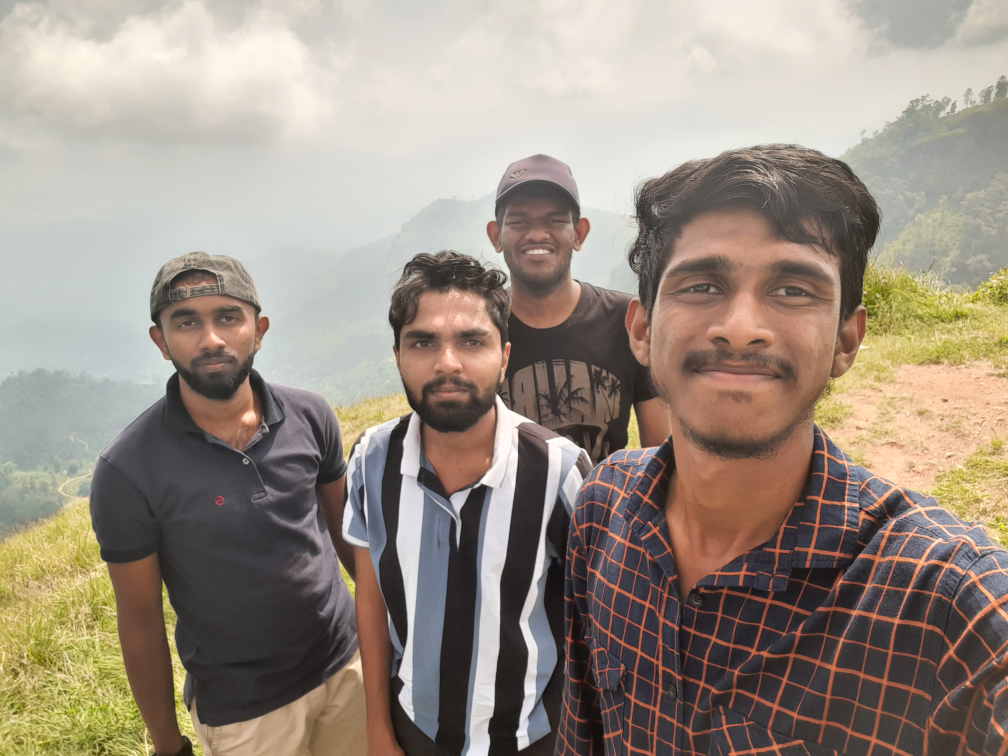
#> input picture Testings/faceImageDetect/2.jpg, 4032 x 3024 px, given in place of video1.mp4, which was not available (shown at 1/4 size)
$ python movingObjectTracking.py
#> lines starting #> are read from the running program, lines starting #| are printed output that depends on the picture
import cv2 as cv

cap = cv.VideoCapture("video1.mp4")

# Object detect from stable camera
object_detector = cv.createBackgroundSubtractorMOG2()


while True :
    ret, frame = cap.read()
#> frame is the input picture: shape (3024, 4032, 3); mean B, G, R 130.9, 143.1, 155.1
    h, w, _ = frame.shape
#> h = 3024; w = 4032
    # print(h,w)

    # Extract region
    roi = frame[ 340:720, 160:960]
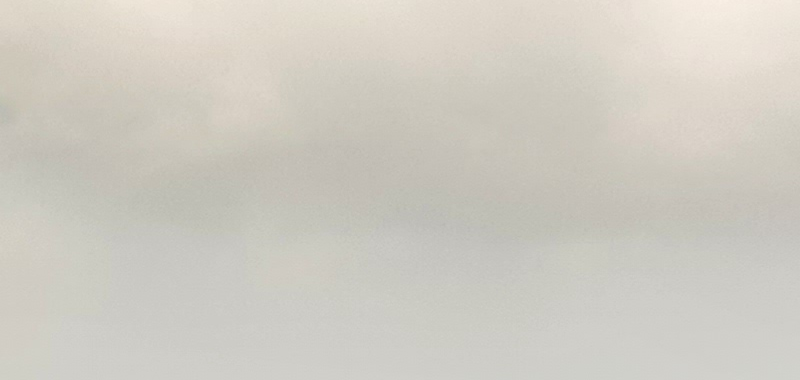
#> roi: shape (380, 800, 3); mean B, G, R 194.5, 203.4, 206.8

    # object detect
    mask = object_detector.apply(roi)
#> mask: shape (380, 800); every value is 127
    _, mask = cv.threshold( mask, 254, 255, cv.THRESH_BINARY)
#> mask: shape (380, 800); every value is 0
    contours, _ = cv.findContours( mask, cv.RETR_TREE, cv.CHAIN_APPROX_SIMPLE)
#> contours = []

    for cnt in contours:
        # calculate area
        area = cv.contourArea(cnt)
        if area > 500:
            # cv.drawContours( roi, [cnt], -1, (0, 255, 0), 2)
            x, y, w, h = cv.boundingRect(cnt)
            cv.rectangle( roi, (x,y), (x+w, y+h), (0, 255,0), 3)
#> this loop made 0 passes


    cv.imshow( "frame", frame)
    # cv.imshow( "mask", mask)

    key = cv.waitKey(5)
#> (key Esc is pressed here)
    if key == 27:
        break


cap.release()
cv.destroyAllWindows()

$ run again, on Testings/faceImageDetect/avi.jpg
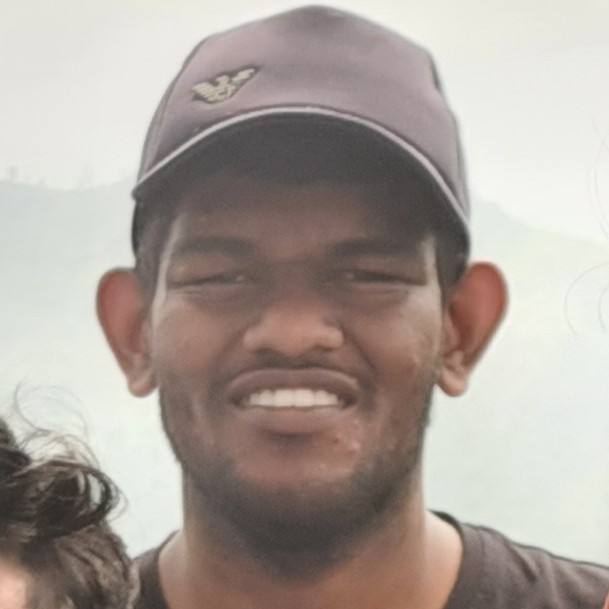
#> input picture Testings/faceImageDetect/avi.jpg, 609 x 609 px, given in place of video1.mp4, which was not available
#> frame is the input picture: shape (609, 609, 3); mean B, G, R 154.5, 161.5, 171.5
#> `roi = frame[ 340:720, 160:960]`:
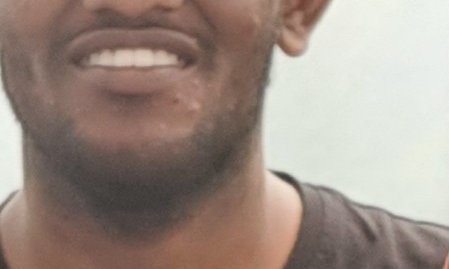
#> roi: shape (269, 449, 3); mean B, G, R 133.5, 143, 158.4
#> contours = []

$ run again, on Testings/faceImageDetect/avi2.jpg
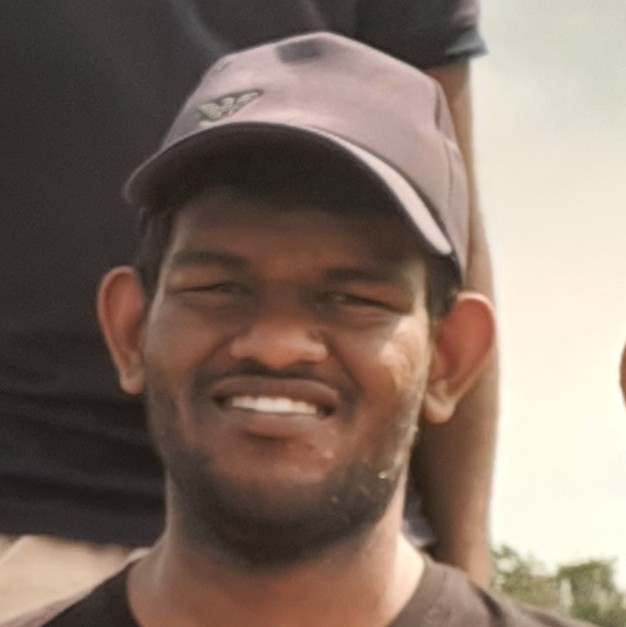
#> input picture Testings/faceImageDetect/avi2.jpg, 626 x 627 px, given in place of video1.mp4, which was not available
#> frame is the input picture: shape (627, 626, 3); mean B, G, R 102.2, 113.6, 131.8
#> `roi = frame[ 340:720, 160:960]`:
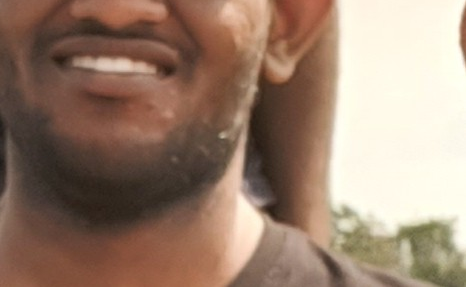
#> roi: shape (287, 466, 3); mean B, G, R 111.3, 129.1, 154.9
#> contours = []

$ run again, on Testings/faceImageDetect/image1.jpg
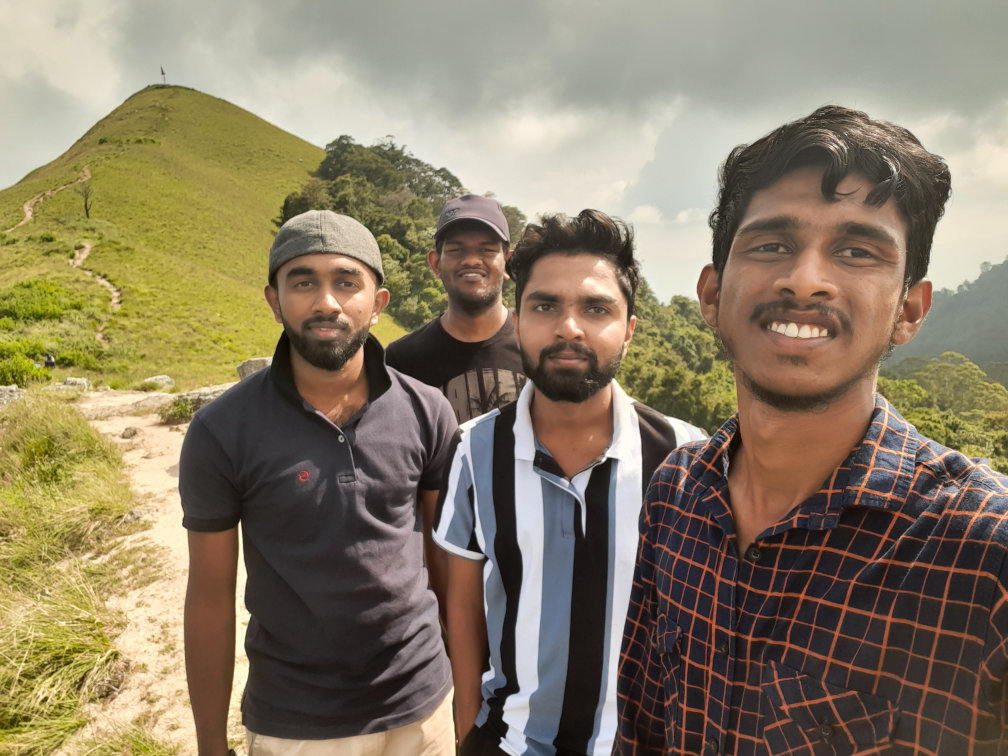
#> input picture Testings/faceImageDetect/image1.jpg, 4032 x 3024 px, given in place of video1.mp4, which was not available (shown at 1/4 size)
#> frame is the input picture: shape (3024, 4032, 3); mean B, G, R 101.7, 125.1, 137.5
#> `roi = frame[ 340:720, 160:960]`:
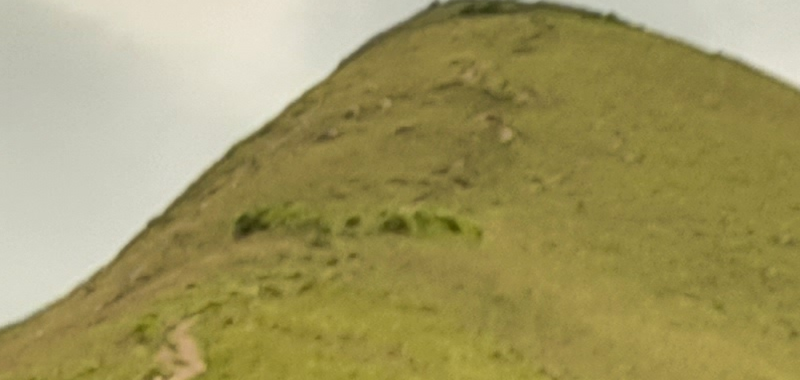
#> roi: shape (380, 800, 3); mean B, G, R 98.3, 151.3, 160.1
#> contours = []
